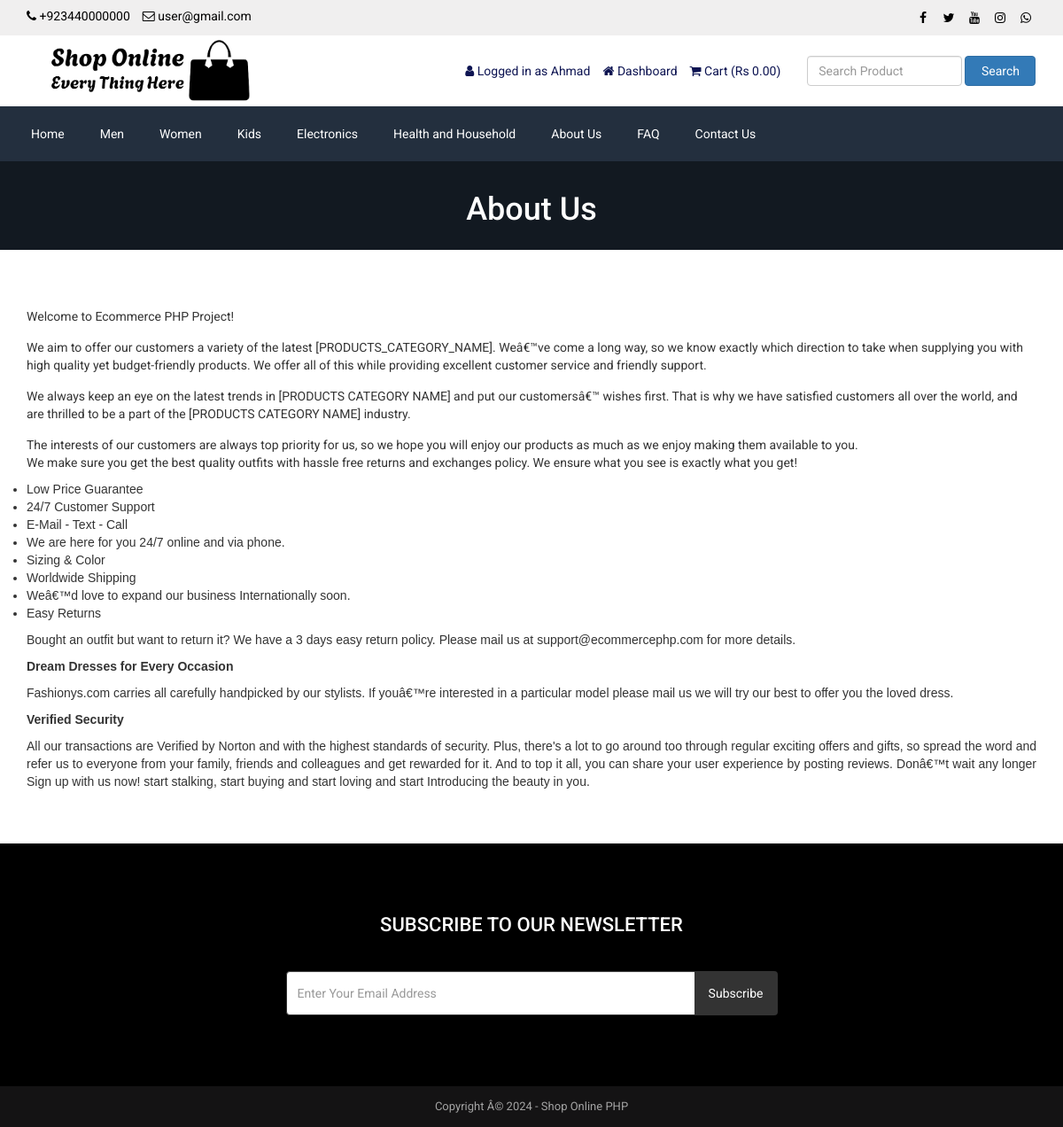
The app's page /about.php (signed in) with its own data.
### tables this page shows
CREATE TABLE `tbl_settings` (
  `id` int(11) NOT NULL,
  `logo` varchar(255) NOT NULL,
  `favicon` varchar(255) NOT NULL,
  `footer_about` text NOT NULL,
  `footer_copyright` text NOT NULL,
  `contact_address` text NOT NULL,
  `contact_email` varchar(255) NOT NULL,
  `contact_phone` varchar(255) NOT NULL,
  `contact_fax` varchar(255) NOT NULL,
  `contact_map_iframe` text NOT NULL,
  `receive_email` varchar(255) NOT NULL,
  `receive_email_subject` varchar(255) NOT NULL,
  `receive_email_thank_you_message` text NOT NULL,
  `forget_password_message` text NOT NULL,
  `total_recent_post_footer` int(10) NOT NULL,
  `total_popular_post_footer` int(10) NOT NULL,
  `total_recent_post_sidebar` int(11) NOT NULL,
  `total_popular_post_sidebar` int(11) NOT NULL,
  `total_featured_product_home` int(11) NOT NULL,
  `total_latest_product_home` int(11) NOT NULL,
  `total_popular_product_home` int(11) NOT NULL,
  `meta_title_home` text NOT NULL,
  `meta_keyword_home` text NOT NULL,
  `meta_description_home` text NOT NULL,
  `banner_login` varchar(255) NOT NULL,
  `banner_registration` varchar(255) NOT NULL,
  `banner_forget_password` varchar(255) NOT NULL,
  `banner_reset_password` varchar(255) NOT NULL,
  `banner_search` varchar(255) NOT NULL,
  `banner_cart` varchar(255) NOT NULL,
  `banner_checkout` varchar(255) NOT NULL,
  `banner_product_category` varchar(255) NOT NULL,
  `banner_blog` varchar(255) NOT NULL,
  `cta_title` varchar(255) NOT NULL,
  `cta_content` text NOT NULL,
  `cta_read_more_text` varchar(255) NOT NULL,
  `cta_read_more_url` varchar(255) NOT NULL,
  `cta_photo` varchar(255) NOT NULL,
  `featured_product_title` varchar(255) NOT NULL,
  `featured_product_subtitle` varchar(255) NOT NULL,
  `latest_product_title` varchar(255) NOT NULL,
  `latest_product_subtitle` varchar(255) NOT NULL,
  `popular_product_title` varchar(255) NOT NULL,
  `popular_product_subtitle` varchar(255) NOT NULL,
  `testimonial_title` varchar(255) NOT NULL,
  `testimonial_subtitle` varchar(255) NOT NULL,
  `testimonial_photo` varchar(255) NOT NULL,
  `blog_title` varchar(255) NOT NULL,
  `blog_subtitle` varchar(255) NOT NULL,
  `newsletter_text` text NOT NULL,
  `paypal_email` varchar(255) NOT NULL,
  `stripe_public_key` varchar(255) NOT NULL,
  `stripe_secret_key` varchar(255) NOT NULL,
  `bank_detail` text NOT NULL,
  `before_head` text NOT NULL,
  `after_body` text NOT NULL,
  `before_body` text NOT NULL,
  `home_service_on_off` int(11) NOT NULL,
  `home_welcome_on_off` int(11) NOT NULL,
  `home_featured_product_on_off` int(11) NOT NULL,
  `home_latest_product_on_off` int(11) NOT NULL,
  `home_popular_product_on_off` int(11) NOT NULL,
  `home_testimonial_on_off` int(11) NOT NULL,
  `home_blog_on_off` int(11) NOT NULL,
  `newsletter_on_off` int(11) NOT NULL,
  `ads_above_welcome_on_off` int(1) NOT NULL,
  `ads_above_featured_product_on_off` int(1) NOT NULL,
  `ads_above_latest_product_on_off` int(1) NOT NULL,
  `ads_above_popular_product_on_off` int(1) NOT NULL,
  `ads_above_testimonial_on_off` int(1) NOT NULL,
  `ads_category_sidebar_on_off` int(1) NOT NULL
);

CREATE TABLE `tbl_social` (
  `social_id` int(11) NOT NULL,
  `social_name` varchar(30) NOT NULL,
  `social_url` varchar(255) NOT NULL,
  `social_icon` varchar(30) NOT NULL
);

CREATE TABLE `tbl_top_category` (
  `tcat_id` int(11) NOT NULL,
  `tcat_name` varchar(255) NOT NULL,
  `show_on_menu` int(1) NOT NULL
);

CREATE TABLE `tbl_page` (
  `id` int(11) NOT NULL,
  `about_title` varchar(255) NOT NULL,
  `about_content` text NOT NULL,
  `about_banner` varchar(255) NOT NULL,
  `about_meta_title` varchar(255) NOT NULL,
  `about_meta_keyword` text NOT NULL,
  `about_meta_description` text NOT NULL,
  `faq_title` varchar(255) NOT NULL,
  `faq_banner` varchar(255) NOT NULL,
  `faq_meta_title` varchar(255) NOT NULL,
  `faq_meta_keyword` text NOT NULL,
  `faq_meta_description` text NOT NULL,
  `blog_title` varchar(255) NOT NULL,
  `blog_banner` varchar(255) NOT NULL,
  `blog_meta_title` varchar(255) NOT NULL,
  `blog_meta_keyword` text NOT NULL,
  `blog_meta_description` text NOT NULL,
  `contact_title` varchar(255) NOT NULL,
  `contact_banner` varchar(255) NOT NULL,
  `contact_meta_title` varchar(255) NOT NULL,
  `contact_meta_keyword` text NOT NULL,
  `contact_meta_description` text NOT NULL,
  `pgallery_title` varchar(255) NOT NULL,
  `pgallery_banner` varchar(255) NOT NULL,
  `pgallery_meta_title` varchar(255) NOT NULL,
  `pgallery_meta_keyword` text NOT NULL,
  `pgallery_meta_description` text NOT NULL,
  `vgallery_title` varchar(255) NOT NULL,
  `vgallery_banner` varchar(255) NOT NULL,
  `vgallery_meta_title` varchar(255) NOT NULL,
  `vgallery_meta_keyword` text NOT NULL,
  `vgallery_meta_description` text NOT NULL
);

### about.php (the view)
<?php require_once('header.php'); ?>
<?php
$statement = $pdo->prepare("SELECT * FROM tbl_page WHERE id=1");
$statement->execute();
$result = $statement->fetchAll(PDO::FETCH_ASSOC);
foreach ($result as $row) {
   $about_title = $row['about_title'];
    $about_content = $row['about_content'];
    $about_banner = $row['about_banner'];
}
?>
<div class="page-banner" style="background-image: url(assets/uploads/<?php echo $about_banner; ?>);">
    <div class="inner">
        <h1><?php echo $about_title; ?></h1>
    </div>
</div>
<div class="page">
    <div class="container">
        <div class="row">
            <div class="col-md-12">
                <p>
                    <?php echo $about_content; ?>
                </p>
            </div>
        </div>
    </div>
</div>
<?php require_once('footer.php'); ?>

### header.php (shortened to what this page needs)
<?php
include("admin/inc/config.php");
$statement = $pdo->prepare("SELECT * FROM tbl_settings WHERE id=1");
$statement->execute();
$result = $statement->fetchAll(PDO::FETCH_ASSOC);
foreach ($result as $row)
{
	$logo = $row['logo'];
	$contact_email = $row['contact_email'];
	$contact_phone = $row['contact_phone'];
}
?>
<!DOCTYPE html>
<html lang="en">
<head>
	<link rel="stylesheet" href="assets/css/bootstrap.min.css">
	<link rel="stylesheet" href="assets/css/font-awesome.min.css">
	<link rel="stylesheet" href="assets/css/owl.carousel.min.css">
	<link rel="stylesheet" href="assets/css/owl.theme.default.min.css">
	<link rel="stylesheet" href="assets/css/jquery.bxslider.min.css">
    <link rel="stylesheet" href="assets/css/magnific-popup.css">
    <link rel="stylesheet" href="assets/css/rating.css">
	<link rel="stylesheet" href="assets/css/spacing.css">
	<link rel="stylesheet" href="assets/css/bootstrap-touch-slider.css">
	<link rel="stylesheet" href="assets/css/animate.min.css">
	<link rel="stylesheet" href="assets/css/tree-menu.css">
	<link rel="stylesheet" href="assets/css/select2.min.css">
	<link rel="stylesheet" href="assets/css/main.css">
	<link rel="stylesheet" href="assets/css/responsive.css">
	<?php
	$statement = $pdo->prepare("SELECT * FROM tbl_page WHERE id=1");
	$statement->execute();
	$result = $statement->fetchAll(PDO::FETCH_ASSOC);
		?>
</head>
<body>
<div class="top" style="background-color: #F0EFEF">
	<div class="container">
		<div class="row">
			<div class="col-md-6 col-sm-6 col-xs-12">
				<div class="left">
					<ul>
						<li style="color:black"><i class="fa fa-phone" style="color:black"></i> <?php echo $contact_phone; ?></li>
						<li style="color:black"><i class="fa fa-envelope-o" style="color:black"></i> <?php echo $contact_email; ?></li>
					</ul>
				</div>
			</div>
			<div class="col-md-6 col-sm-6 col-xs-12">
				<div class="right">
					<ul>
						<?php
						$statement = $pdo->prepare("SELECT * FROM tbl_social");
						$statement->execute();
						$result = $statement->fetchAll(PDO::FETCH_ASSOC);
						foreach ($result as $row) {
							?>
							<?php if($row['social_url'] != ''): ?>
							<li><a href="<?php echo $row['social_url']; ?>"><i class="<?php echo $row['social_icon']; ?>" style="color:black"></i></a></li>
							<?php endif; ?>
							<?php
						}
						?>
					</ul>
				</div>
			</div>
		</div>
	</div>
</div>
<div class="header">
	<div class="container">
		<div class="row inner">
			<div class="col-md-4 logo">
				<a href="index.php"><img src="assets/uploads/<?php echo $logo; ?>" alt="logo image"></a>
			</div>
			<div class="col-md-5 right">
				<ul>
					<?php
					if(isset($_SESSION['customer'])) {
						?>
						<li><i class="fa fa-user"></i> <?php echo LANG_VALUE_13; ?> <?php echo $_SESSION['customer']['cust_name']; ?></li>
						<li><a href="dashboard.php"><i class="fa fa-home"></i> <?php echo LANG_VALUE_89; ?></a></li>
						<?php
					} else {
						?>
						<li><a href="login.php"><i class="fa fa-sign-in"></i> <?php echo LANG_VALUE_9; ?></a></li>
						<li><a href="registration.php"><i class="fa fa-user-plus"></i> <?php echo LANG_VALUE_15; ?></a></li>
						<?php
					}
					?>
					<li><a href="cart.php"><i class="fa fa-shopping-cart"></i> <?php echo LANG_VALUE_18; ?> (<?php echo LANG_VALUE_1; ?><?php
					if(isset($_SESSION['cart_p_id'])) {
						$table_total_price = 0;
						$i=0;
	                    foreach($_SESSION['cart_p_qty'] as $key => $value)
	                    {
	                        $i++;
	                        $arr_cart_p_qty[$i] = $value;
	                    }                    $i=0;
	                    foreach($_SESSION['cart_p_current_price'] as $key => $value)
	                    {
	                        $i++;
	                        $arr_cart_p_current_price[$i] = $value;
	                    }
	                    for($i=1;$i<=count($arr_cart_p_qty);$i++) {
	                    	$row_total_price = $arr_cart_p_current_price[$i]*$arr_cart_p_qty[$i];
	                        $table_total_price = $table_total_price + $row_total_price;
	                    }
						echo $table_total_price;
					} else {
						echo '0.00';
					}
					?>)</a></li>
				</ul>
			</div>
			<div class="col-md-3 search-area">
				<form class="navbar-form navbar-left" role="search" action="search-result.php" method="get">
					<div class="form-group">
						<input type="text" class="form-control search-top" placeholder="<?php echo LANG_VALUE_2; ?>" name="search_text">
					</div>
					<button type="submit" class="btn btn-primary"><?php echo LANG_VALUE_3; ?></button>
				</form>
			</div>
		</div>
	</div>
</div>
<div class="nav">
	<div class="container">
		<div class="row">
			<div class="col-md-12 pl_0 pr_0">
				<div class="menu-container">
					<div class="menu">
						<ul>
							<li><a href="index.php">Home</a></li>
							<?php
							$statement = $pdo->prepare("SELECT * FROM tbl_top_category WHERE show_on_menu=1");
							$statement->execute();
							$result = $statement->fetchAll(PDO::FETCH_ASSOC);
							foreach ($result as $row) {
								?>
								<li><a href="product-category.php?id=<?php echo $row['tcat_id']; ?>&type=top-category"><?php echo $row['tcat_name']; ?></a>
								</li>
								<?php
							}
							?>
							<?php
							$statement = $pdo->prepare("SELECT * FROM tbl_page WHERE id=1");
							$statement->execute();
							$result = $statement->fetchAll(PDO::FETCH_ASSOC);
							foreach ($result as $row) {
								$about_title = $row['about_title'];
								$faq_title = $row['faq_title'];
								$contact_title = $row['contact_title'];
							}
							?>
							<li><a href="about.php"><?php echo $about_title; ?></a></li>
							<li><a href="faq.php"><?php echo $faq_title; ?></a></li>
							<li><a href="contact.php"><?php echo $contact_title; ?></a></li>
						</ul>
					</div>
				</div>
			</div>
		</div>
	</div>
</div>

### footer.php (shortened to what this page needs)
<?php
$statement = $pdo->prepare("SELECT * FROM tbl_settings WHERE id=1");
$statement->execute();
$result = $statement->fetchAll(PDO::FETCH_ASSOC);
foreach ($result as $row)
{
	$footer_copyright = $row['footer_copyright'];
    $newsletter_on_off = $row['newsletter_on_off'];
}
?>
<?php if($newsletter_on_off == 1): ?>
<section class="home-newsletter">
	<div class="container">
		<div class="row">
			<div class="col-md-6 col-md-offset-3">
				<div class="single">
				<form action="" method="post">
					<h2><?php echo LANG_VALUE_93; ?></h2>
					<div class="input-group">
			        	<input type="email" class="form-control" placeholder="<?php echo LANG_VALUE_95; ?>" name="email_subscribe">
			         	<span class="input-group-btn">
			         	<button class="btn btn-theme" type="submit" name="form_subscribe"><?php echo LANG_VALUE_92; ?></button>
			         	</span>
			        </div>
				</div>
			</div>
		</div>
	</div>
</section>
<?php endif; ?>
<div class="footer-bottom">
	<div class="container">
		<div class="row">
			<div class="col-md-12 copyright">
				<?php echo $footer_copyright; ?>
			</div>
		</div>
	</div>
</div>
</body>
</html>

### assets/css/main.css (style rules this page uses)
* { margin: 0; padding: 0; }
body { font-family: "Roboto", sans-serif; font-size: 14px; }
h1, h2, h3, h4, h5, h6 { font-family: "Roboto", sans-serif; }
a { text-decoration: none; }
.top { width: 100%; height: 40px; background: #131921; }
.top .left { float: left; }
.top .left ul { padding-top: 8px; }
.top .left ul li { list-style-type: none; float: left; margin-right: 14px; color: white; }
.top .left ul li i { color: white; }
.top .right { float: right; }
.top .right ul { padding-top: 8px; }
.top .right ul li { list-style-type: none; float: left; margin-left: 5px; }
.top .right ul li a { color: white; width: 24px; height: 24px; line-height: 24px; text-align: center; border-radius: 50%; display: block; transition: all 0.4s ease; }
.header { width: 100%; height: auto; background: #fff; }
.header .inner { height: auto; display: table; }
.header .logo { float: none; display: table-cell; vertical-align: middle; }
.header .logo img { max-width: 100%; height: 80px; }
.header .navbar-form .form-control { width: 300px; }
.header .search-area { float: none; display: table-cell; vertical-align: middle; }
.header .search-area .form-group { width: calc(100% - 84px); }
.header .search-area button { width: 80px; }
.header .search-area form { width: 100%; }
.header .right { float: none; display: table-cell; vertical-align: middle; padding-right: 0; }
.header .right ul { float: right; margin-bottom: 0; }
.header .right ul li { list-style-type: none; float: left; margin-left: 14px; color: #0d1452; }
.header .right ul li a { color: #0d1452; }
.header .navbar-form .search-top { width: 100%; }
.nav { background: #232f3e; }
.menu-container { width: 100%; margin: 0 auto; background: #232f3e; }
.menu-dropdown-icon:before { content: "\f067"; font-family: "FontAwesome"; display: none; cursor: pointer; float: right; padding: 1.5em 2em; background: #fff; color: #333; }
.menu > ul { margin: 0 auto; width: 100%; list-style: none; padding: 0; position: relative; box-sizing: border-box; }
.menu > ul:before, .menu > ul:after { content: ""; display: table; }
.menu > ul:after { clear: both; }
.menu > ul > li { float: left; padding: 0; margin: 0; }
.menu > ul > li a { text-decoration: none; padding: 1.5em 20px; display: block; color: #fff; }
.footer-bottom { width: 100%; height: auto; background: #141314; padding: 14px 0; }
.footer-bottom .copyright { font-size: 13px; color: #a3a3a3; text-align: center; }
.page-banner { width: 100%; height: auto; background-repeat: no-repeat; background-position: center center; -webkit-background-size: cover; background-size: cover; position: relative; padding-top: 15px; padding-bottom: 15px; overflow: hidden; }
.page-banner h1 { color: #fff; text-align: center; z-index: 999; position: relative; }
.page { width: 100%; height: auto; padding-top: 50px; padding-bottom: 50px; }
.home-newsletter { padding: 80px 0; background: black; }
.home-newsletter .single { max-width: 650px; margin: 0 auto; text-align: center; position: relative; z-index: 2; }
.home-newsletter .single h2 { font-size: 22px; color: white; text-transform: uppercase; margin-bottom: 40px; margin-top: 0; }
.home-newsletter .single .form-control { height: 50px; border-color: #333; outline: none; }
.home-newsletter .single .btn { min-height: 50px; background: #333; color: #fff; padding-left: 15px; padding-right: 15px; }

### assets/css/responsive.css (style rules this page uses)
@media only screen and (min-width: 992px) { .header .inner { width: 100%; } }
@media only screen and (min-width: 992px) { .header .search-area { padding-right: 0; } }
@media only screen and (min-width: 992px) { .header .search-area form { padding-right: 0; } }
@media only screen and (min-width: 992px) { .header .container { padding-right: 0; } }

### records on screen
tbl_settings: contact_phone "+923440000000", contact_email "user@gmail.com", logo (picture), footer_copyright "Copyright Â© 2024 - Shop Online PHP"
tbl_top_category: tcat_name "Men"
tbl_top_category: tcat_name "Women"
tbl_top_category: tcat_name "Kids"
tbl_top_category: tcat_name "Electronics"
tbl_top_category: tcat_name "Health and Household"
tbl_page: about_title "About Us", faq_title "FAQ", contact_title "Contact Us", about_banner (picture), about_content "Welcome to Ecommerce PHP Project! We aim to offer our customers a variety of the latest [PRODUCTS_CATEGORY_NAME]. Weâ€™ve come a long way, so we know exactly which direction to take when supplying you with high quality yet budget-friendly products. We offer all of this while providing excellent customer service and friendly support. We always keep an eye on the latest trends in [PRODUCTS CATEGORY NAME] and put our customersâ€™ wishes first. That is why we have satisfied customers all over the world, and are thrilled to be a part of the [PRODUCTS CATEGORY NAME] industry. The interests of our customers are always top priority for us, so we hope you will enjoy our products as much as we enjoy…"

### other values on screen
LANG_VALUE_13 "Logged in as"
$_SESSION['customer']['cust_name'] "Ahmad"
LANG_VALUE_89 "Dashboard"
LANG_VALUE_18 "Cart"
LANG_VALUE_1 "Rs"
LANG_VALUE_3 "Search"
LANG_VALUE_93 "SUBSCRIBE TO OUR NEWSLETTER"
LANG_VALUE_92 "Subscribe"
